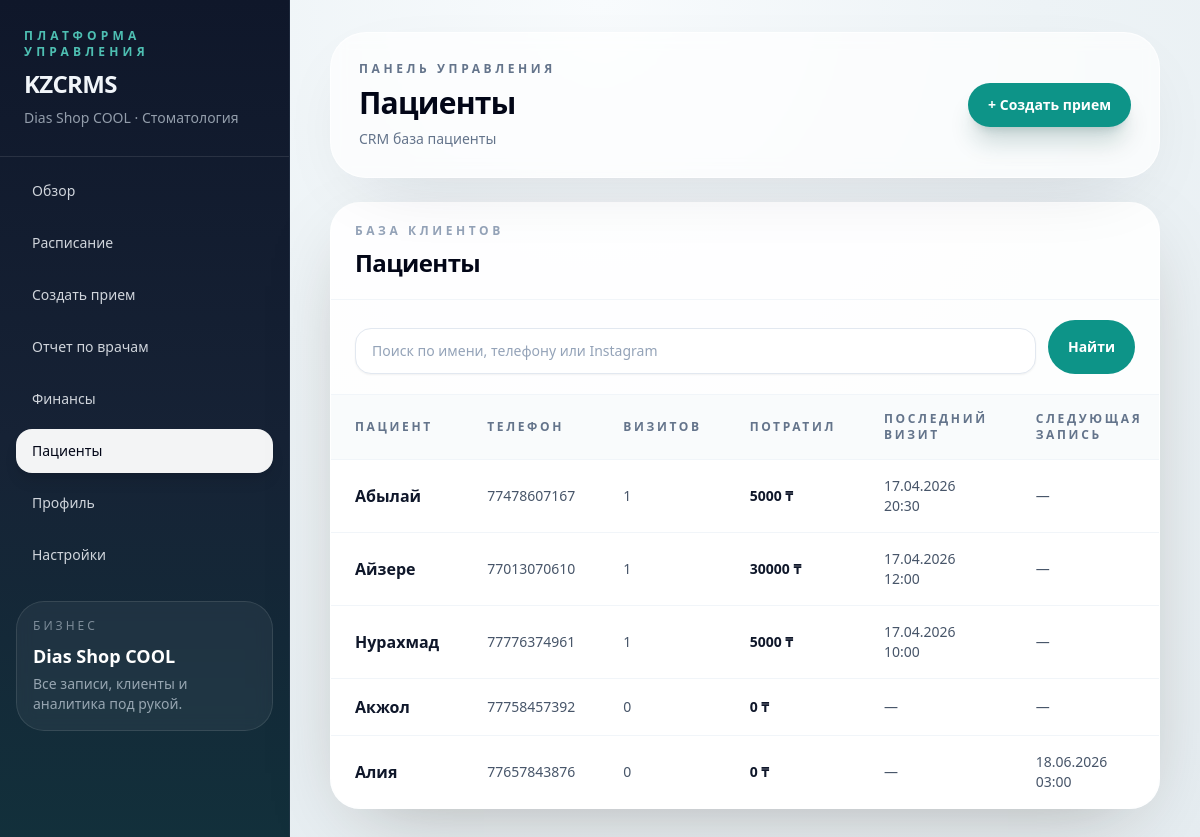
The app's page /clients/ (signed in) with its own data.
### core/models.py (models this page shows, shortened)
class TimestampedModel(models.Model):
    created_at = models.DateTimeField(auto_now_add=True)
    updated_at = models.DateTimeField(auto_now=True)
    class Meta:
        abstract = True

class Shop(TimestampedModel):
    class IndustryType(models.TextChoices):
        BARBERSHOP = "BARBERSHOP", "Барбершоп"
        DENTISTRY = "DENTISTRY", "Стоматология"
        BEAUTY_SALON = "BEAUTY_SALON", "Салон красоты"
        CLINIC = "CLINIC", "Клиника"
        GENERIC = "GENERIC", "Другое"
    class AccessMode(models.TextChoices):
        LEGACY = "LEGACY", "Внутренний доступ"
        TRIAL = "TRIAL", "Пробный доступ"
        SUBSCRIPTION = "SUBSCRIPTION", "Подписка"
    owner = models.OneToOneField(
        User,
        on_delete=models.CASCADE,
        related_name="shop"
    )
    name = models.CharField(max_length=120)
    industry_type = models.CharField(
        max_length=30,
        choices=IndustryType.choices,
        default=IndustryType.BARBERSHOP,
    )
    timezone = models.CharField(max_length=64, default="Asia/Almaty")
    city = models.CharField(max_length=80, blank=True)
    phone = models.CharField(max_length=30, blank=True)
    access_mode = models.CharField(
        max_length=20,
        choices=AccessMode.choices,
        default=AccessMode.LEGACY,
    )
    trial_ends_at = models.DateTimeField(blank=True, null=True)
    subscription_ends_at = models.DateTimeField(blank=True, null=True)
    @property
    def has_active_access(self):
        if self.access_mode == self.AccessMode.LEGACY:
            return True
        expires_at = self.access_expires_at
        return bool(expires_at and expires_at >= timezone.now())

class Client(TimestampedModel):
    shop = models.ForeignKey(
        Shop,
        on_delete=models.CASCADE,
        related_name="clients"
    )
    name = models.CharField(max_length=120)
    phone = models.CharField(max_length=30, blank=True)
    instagram = models.CharField(max_length=80, blank=True)
    notes = models.TextField(blank=True)

### core/views.py (the view)
# urls.py: path("clients/", clients_list, name="clients_list"),
@login_required
def clients_list(request):
    shop = request.user.shop
    q = request.GET.get("q", "").strip()
    clients = Client.objects.filter(shop=shop)
    if q:
        clients = clients.filter(
            Q(name__icontains=q) |
            Q(phone__icontains=q) |
            Q(instagram__icontains=q)
        )
    clients = (
        clients
        .annotate(
            visits=Count(
                "appointments",
                filter=Q(appointments__status=Appointment.Status.DONE),
            ),
            total_spent=Sum("appointments__payment__amount_kzt"),
            last_visit=Max(
                "appointments__start_at",
                filter=Q(appointments__status=Appointment.Status.DONE),
            ),
            next_visit=Min(
                "appointments__start_at",
                filter=Q(
                    appointments__status__in=[
                        Appointment.Status.BOOKED,
                        Appointment.Status.CONFIRMED,
                    ],
                    appointments__start_at__gte=timezone.now(),
                ),
            ),
        )
        .order_by("-last_visit")
    )
    return render(request, "clients.html", {
        "clients": clients,
        "q": q,
    })

### core/context_processors.py (called while the page is built)
def current_shop(request):
    shop = None
    if getattr(request, "user", None) and request.user.is_authenticated:
        shop = getattr(request.user, "shop", None)
    return {
        "current_shop": shop,
        "crm_labels": get_shop_labels(shop),
    }

### core/terminology.py (called while the page is built)
def get_shop_labels(shop):
    labels = DEFAULT_LABELS.copy()
    if not shop:
        return labels
    labels.update(INDUSTRY_LABELS.get(shop.industry_type, {}))
    labels["industry_name"] = shop.get_industry_type_display()
    return labels

### core/templates/clients.html
{% extends "core/base.html" %}
{% block page_title %}
{{ crm_labels.client_plural }}
{% endblock %}
{% block page_subtitle %}
CRM база {{ crm_labels.client_plural|lower }}
{% endblock %}
{% block content %}
<section class="overflow-hidden rounded-[30px] border border-white/70 bg-white/90 shadow-[0_24px_80px_-32px_rgba(37,28,18,0.35)]">
    <div class="border-b border-slate-100 px-6 py-5">
        <div class="text-xs font-semibold uppercase tracking-[0.3em] text-slate-400">База клиентов</div>
        <h3 class="mt-2 text-2xl font-semibold tracking-tight text-slate-950">{{ crm_labels.client_plural }}</h3>
    </div>
    <div class="border-b border-slate-100 px-6 py-5">
        <form method="GET" class="flex flex-col gap-3 md:flex-row">
            <input
                type="text"
                name="q"
                value="{{ q }}"
                placeholder="Поиск по имени, телефону или Instagram"
                class="flex-1 rounded-2xl border border-slate-200 bg-white px-4 py-3 text-sm text-slate-900 shadow-sm outline-none transition focus:border-teal-500 focus:ring-4 focus:ring-teal-100"
            >
            <button class="rounded-full bg-teal-600 px-5 py-3 text-sm font-semibold text-white transition hover:bg-teal-500">
                Найти
            </button>
        </form>
    </div>
    <div class="overflow-x-auto">
        <table class="min-w-full divide-y divide-slate-100">
            <thead class="bg-slate-50/80">
                <tr class="text-left text-xs font-semibold uppercase tracking-[0.22em] text-slate-500">
                    <th class="px-6 py-4">{{ crm_labels.client_singular }}</th>
                    <th class="px-6 py-4">Телефон</th>
                    <th class="px-6 py-4">Визитов</th>
                    <th class="px-6 py-4">Потратил</th>
                    <th class="px-6 py-4">Последний визит</th>
                    <th class="px-6 py-4">Следующая запись</th>
                </tr>
            </thead>
            <tbody class="divide-y divide-slate-100 bg-white">
                {% for client in clients %}
                    <tr>
                        <td class="px-6 py-4">
                            <a href="/clients/{{ client.id }}/" class="font-semibold text-slate-900 transition hover:text-amber-700">{{ client.name }}</a>
                        </td>
                        <td class="px-6 py-4 text-sm text-slate-600">{{ client.phone|default:"—" }}</td>
                        <td class="px-6 py-4 text-sm text-slate-600">{{ client.visits|default:0 }}</td>
                        <td class="px-6 py-4 text-sm font-semibold text-slate-900">{{ client.total_spent|default:0 }} ₸</td>
                        <td class="px-6 py-4 text-sm text-slate-600">
                            {% if client.last_visit %}
                                {{ client.last_visit|date:"d.m.Y H:i" }}
                            {% else %}
                                —
                            {% endif %}
                        </td>
                        <td class="px-6 py-4 text-sm text-slate-600">
                            {% if client.next_visit %}
                                {{ client.next_visit|date:"d.m.Y H:i" }}
                            {% else %}
                                —
                            {% endif %}
                        </td>
                    </tr>
                {% empty %}
                    <tr>
                        <td colspan="6" class="px-6 py-12 text-center text-sm text-slate-500">Нет {{ crm_labels.client_plural|lower }}</td>
                    </tr>
                {% endfor %}
            </tbody>
        </table>
    </div>
</section>
{% endblock %}

### core/templates/core/base.html (shortened to what this page needs)
{% load static tailwind_tags %}
<!DOCTYPE html>
<html lang="ru">
<head>
    {% tailwind_css %}
</head>
<body class="min-h-screen bg-[radial-gradient(circle_at_top,_#f8fbfd,_#edf3f6_42%,_#e6edf1_100%)] text-slate-900">
<div class="min-h-screen lg:grid lg:grid-cols-[290px_minmax(0,1fr)]">
    <aside class="border-b border-slate-200/70 bg-[linear-gradient(180deg,_#0f172a_0%,_#162235_52%,_#12303b_100%)] text-slate-100 lg:min-h-screen lg:border-b-0 lg:border-r lg:border-slate-700/40">
        <div class="flex items-center justify-between px-5 py-5 lg:block lg:px-6 lg:py-7">
            <div>
                <div class="text-xs font-semibold uppercase tracking-[0.35em] text-teal-300/80">
                    Платформа управления
                </div>
                <div class="mt-2 text-2xl font-semibold tracking-tight">
                    {{ crm_labels.product_name }}
                </div>
                <div class="mt-2 text-sm text-slate-300/70">
                    {% if current_shop %}
                        {{ current_shop.name }} · {{ crm_labels.industry_name }}
                    {% else %}
                        CRM
                    {% endif %}
                </div>
            </div>
        </div>
        <nav class="grid grid-cols-2 gap-2 border-t border-white/10 px-4 py-4 sm:grid-cols-3 lg:grid-cols-1 lg:px-4 lg:py-3">
            <a href="{% url 'dashboard_overview' %}"
               class="rounded-2xl px-4 py-3 text-sm font-medium transition {% if request.resolver_match.url_name == 'dashboard_overview' %}bg-white/95 text-slate-950 shadow-lg shadow-slate-950/10{% else %}text-slate-100/85 hover:bg-white/10 hover:text-white{% endif %}">
                Обзор
            </a>
            <a href="{% url 'today_schedule' %}"
               class="rounded-2xl px-4 py-3 text-sm font-medium transition {% if request.path == '/today/' %}bg-white/95 text-slate-950 shadow-lg shadow-slate-950/10{% else %}text-slate-100/85 hover:bg-white/10 hover:text-white{% endif %}">
                Расписание
            </a>
            <a href="{% url 'create_appointment' %}"
               class="rounded-2xl px-4 py-3 text-sm font-medium transition {% if request.path == '/create/' %}bg-white/95 text-slate-950 shadow-lg shadow-slate-950/10{% else %}text-slate-100/85 hover:bg-white/10 hover:text-white{% endif %}">
                {{ crm_labels.create_booking_action }}
            </a>
            <a href="{% url 'barber_report' %}"
               class="rounded-2xl px-4 py-3 text-sm font-medium transition {% if request.path == '/barbers/' %}bg-white/95 text-slate-950 shadow-lg shadow-slate-950/10{% else %}text-slate-100/85 hover:bg-white/10 hover:text-white{% endif %}">
                {{ crm_labels.staff_report_title }}
            </a>
            <a href="{% url 'finance_dashboard' %}"
               class="rounded-2xl px-4 py-3 text-sm font-medium transition {% if request.path == '/finance/' %}bg-white/95 text-slate-950 shadow-lg shadow-slate-950/10{% else %}text-slate-100/85 hover:bg-white/10 hover:text-white{% endif %}">
                Финансы
            </a>
            <a href="{% url 'clients_list' %}"
               class="rounded-2xl px-4 py-3 text-sm font-medium transition {% if '/clients/' in request.path %}bg-white/95 text-slate-950 shadow-lg shadow-slate-950/10{% else %}text-slate-100/85 hover:bg-white/10 hover:text-white{% endif %}">
                {{ crm_labels.client_plural }}
            </a>
            <a href="{% url 'profile_settings' %}"
               class="rounded-2xl px-4 py-3 text-sm font-medium transition {% if request.path == '/profile/' or request.path == '/settings/business/' %}bg-white/95 text-slate-950 shadow-lg shadow-slate-950/10{% else %}text-slate-100/85 hover:bg-white/10 hover:text-white{% endif %}">
                Профиль
            </a>
            <a href="{% url 'settings_dashboard' %}"
               class="rounded-2xl px-4 py-3 text-sm font-medium transition {% if request.path == '/settings/' or request.path == '/settings/barbers/' or request.path == '/settings/services/' %}bg-white/95 text-slate-950 shadow-lg shadow-slate-950/10{% else %}text-slate-100/85 hover:bg-white/10 hover:text-white{% endif %}">
                Настройки
            </a>
        </nav>
        <div class="hidden px-4 pb-5 pt-3 lg:block">
            <div class="rounded-[28px] border border-white/10 bg-white/5 p-4 backdrop-blur">
                <div class="text-xs uppercase tracking-[0.25em] text-slate-300/55">Бизнес</div>
                <div class="mt-2 text-lg font-semibold text-white">{{ current_shop.name|default:"CRM" }}</div>
                <div class="mt-1 text-sm text-slate-300/70">Все записи, клиенты и аналитика под рукой.</div>
            </div>
        </div>
    </aside>
    <main class="min-w-0">
        <div class="px-4 py-4 sm:px-6 lg:px-10 lg:py-8">
            <div class="crm-glass flex flex-col gap-4 rounded-[36px] p-5 sm:p-7 lg:flex-row lg:items-center lg:justify-between">
                <div>
                    <div class="text-xs font-semibold uppercase tracking-[0.3em] text-slate-500">Панель управления</div>
                    <h1 class="mt-2 text-3xl font-semibold tracking-tight text-slate-950">
                        {% block page_title %}Панель{% endblock %}
                    </h1>
                    <p class="mt-2 max-w-2xl text-sm text-slate-500">
                        {% block page_subtitle %}{% endblock %}
                    </p>
                </div>
                <div class="hidden lg:block">
                    <a href="{% url 'create_appointment' %}"
                       class="inline-flex items-center rounded-full bg-teal-600 px-5 py-3 text-sm font-semibold text-white shadow-xl shadow-teal-900/20 transition hover:bg-teal-500">
                        + {{ crm_labels.create_booking_action }}
                    </a>
                </div>
            </div>
            <div class="mt-6">
                {% block content %}{% endblock %}
            </div>
        </div>
    </main>
</div>
</body>
</html>

### records on screen
Shop: name "Dias Shop COOL"
Client: name "Абылай", phone "77478607167", visits "1", total_spent "5000", last_visit "17.04.2026 20:30"
Client: name "Айзере", phone "77013070610", visits "1", total_spent "30000", last_visit "17.04.2026 12:00"
Client: name "Нурахмад", phone "77776374961", visits "1", total_spent "5000", last_visit "17.04.2026 10:00"
Client: name "Акжол", phone "77758457392", visits "0", total_spent "0"
Client: name "Алия", phone "77657843876", visits "0", total_spent "0", next_visit "18.06.2026 03:00"

### other values on screen
{{ crm_labels.product_name }} "KZCRMS"
{{ crm_labels.industry_name }} "Стоматология"
{{ crm_labels.create_booking_action }} "Создать прием"
{{ crm_labels.staff_report_title }} "Отчет по врачам"
{{ crm_labels.client_plural }} "Пациенты"
{{ crm_labels.client_plural|lower }} "пациенты"
{{ crm_labels.client_singular }} "ПАЦИЕНТ"
